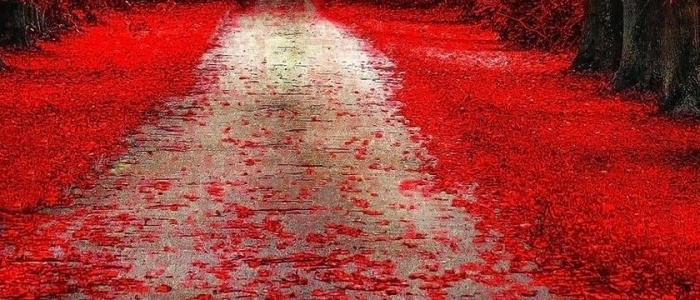
#> input picture 10. hafta/resim/kirpilmis_manzara.jpg, 700 x 300 px
$ python 13_cokgen.py
#> lines starting #> are read from the running program, lines starting #| are printed output that depends on the picture; after the words box and inside, x2 and y2 are one past the last pixel; in counts of white or black regions, pixels touching at a corner belong together
import cv2 as cv
import numpy as np

resim = cv.imread("resim/kirpilmis_manzara.jpg")
#> resim is the input picture: shape (300, 700, 3); mean B, G, R 53.4, 58.4, 163.6

line1 = np.array([[100, 20],  [300, 20]], np.int32).reshape((-1, 1, 2))
line2 = np.array([[100, 60],  [300, 60]], np.int32).reshape((-1, 1, 2))
line3 = np.array([[100, 100],  [300, 100]], np.int32).reshape((-1, 1, 2))
cv.polylines(resim, [line1, line2, line3], True, (0, 255, 255))
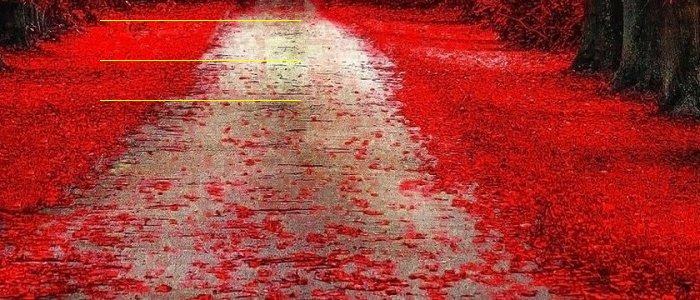
#> resim: shape (300, 700, 3); 0.29% of pixels changed, all inside (x1, y1, x2, y2) = (100, 20, 301, 101)


cv.imshow("a", resim)
cv.waitKey(0)
